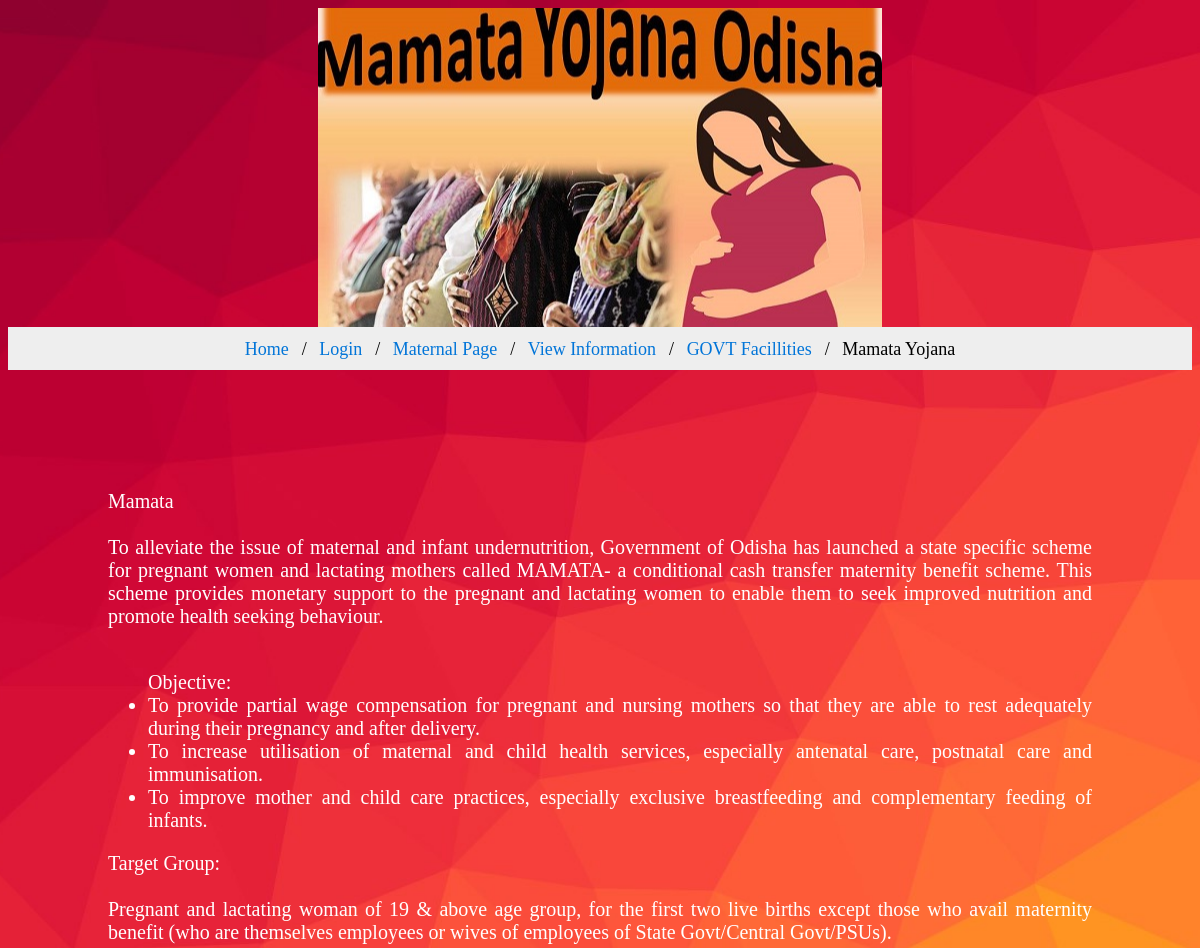
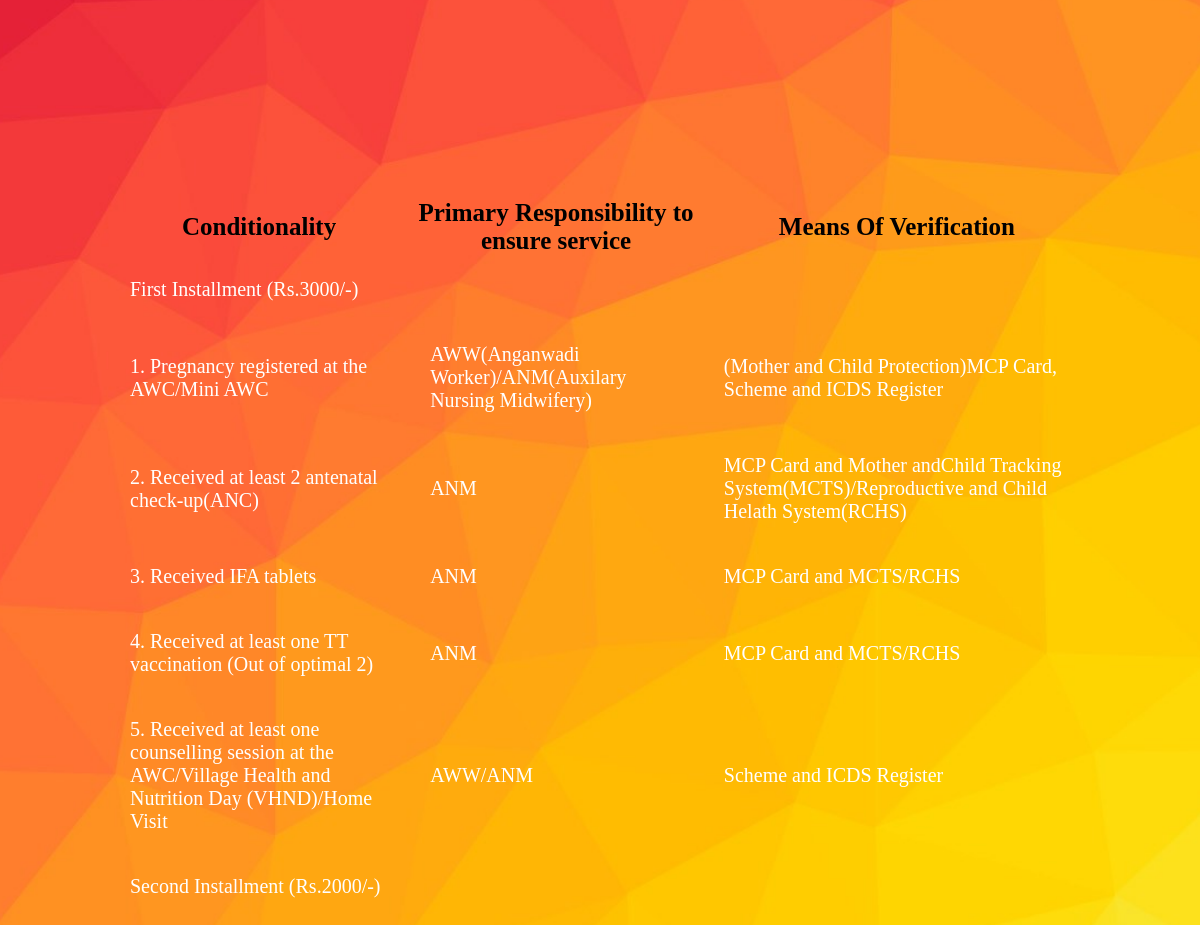
Page /maternal/mamata.php on the committed database (2 pictures, top to bottom).
### tables this page shows
CREATE TABLE `mamata` (
  `Id` int(11) NOT NULL,
  `Conditionality` varchar(500) NOT NULL,
  `Responsibility` varchar(200) NOT NULL,
  `Verification` varchar(800) NOT NULL
);

### maternal/mamata.php (the view, shortened to what this page needs)
<!DOCTYPE html>
<html>
<head>
</head>
<body>
	<div class="header"><center>
    <br><br><br><br><br><br><br><br><br><br><br><br><br>
	<ul class="breadcrumb">
  <li><a href="../home/homepage.php">Home</a></li>
  <li><a href="../login/mlogin.php">Login</a></li>
  <li><a href="mfeatures.php">Maternal Page</a></li>
  <li><a href="#">View Information</a></li>
  <li><a href="facility.php">GOVT Facillities</a></li>
  <li><font color="black">Mamata Yojana</font></li>
  </ul></center></div>
<div class="main">
Mamata<br><br>
To alleviate the issue of maternal and infant undernutrition, Government of Odisha has launched a state specific scheme for pregnant women and lactating mothers called MAMATA- a conditional cash transfer maternity benefit scheme. This scheme provides monetary support to the pregnant and lactating women to enable them to seek improved nutrition and promote health seeking behaviour.<br><br>
<ul>Objective:
<li>To provide partial wage compensation for pregnant and nursing mothers so that they are able to rest adequately during their pregnancy and after delivery.</li>
<li>To increase utilisation of maternal and child health services, especially antenatal care, postnatal care and immunisation.</li>
<li>To improve mother and child care practices, especially exclusive breastfeeding and complementary feeding of infants.</li>
</ul>
Target Group:<br><br>
Pregnant and lactating woman of 19 & above age group, for the first two live births except those who avail maternity benefit (who are themselves employees or wives of employees of State Govt/Central Govt/PSUs).
</div>
<div class="main1">
  <?php
  include("../dbconnection/connection.php");
  $query = "SELECT * FROM mamata";
  $data = mysqli_query($conn,$query);
  $total = mysqli_num_rows($data);
  if ($total !=0)
       {
          ?>
            <center>
            <table>
            <tr>
            <th>Conditionality</th>
            <th>Primary Responsibility to ensure service</th>
            <th>Means Of Verification</th>
            </tr>
        <?php
           while ($row = mysqli_fetch_assoc($data))
            {
             echo "<tr>
                   <td>" . $row['Conditionality'] . "</td>
                   <td>" . $row['Responsibility'] . "</td>
                   <td>" . $row['Verification'] . "</td>
                </tr>";
            }
}
else
{
  echo "No Information Found";
}
?>
</table>
</div>
</body>
</html>

### maternal/mamata.php (style rules this page uses)
ul.breadcrumb { padding: 10px 16px; list-style: none; background-color: #eee; }
ul.breadcrumb li { display: inline; font-size: 18px; }
ul.breadcrumb li+li:before { padding: 8px; color: black; content: "/\00a0"; }
ul.breadcrumb li a { color: #0275d8; text-decoration: none; }
.header { background-image: url(../image/image117.jpg); background-repeat: no-repeat; background-position: center; }
.main { padding: 100px; height: 100%; text-align: justify; font-size: 20px; }
.main1 { padding: 100px; height: 100%; text-align: center; font-size: 20px; }
.main1 th { font-size: 25px; font-weight: bold; color: black; }
body { background-image: url(../image/image167.jpg); background-repeat: no-repeat; background-position: center; background-size: cover; font-size: 20px; color: white; }
td { padding: 20px; }

### rows in the picture
mamata: Conditionality "First Installment (Rs.3000/-)"
mamata: Conditionality "1. Pregnancy registered at the AWC/Mini AWC", Responsibility "AWW(Anganwadi Worker)/ANM(Auxilary Nursing Midwifery)", Verification "(Mother and Child Protection)MCP Card, Scheme and ICDS Register"
mamata: Conditionality "2. Received at least 2 antenatal check-up(ANC)", Responsibility "ANM", Verification "MCP Card and Mother andChild Tracking System(MCTS)/Reproductive and Child Helath System(RCHS)"
mamata: Conditionality "3. Received IFA tablets", Responsibility "ANM", Verification "MCP Card and MCTS/RCHS"
mamata: Conditionality "4. Received at least one TT vaccination (Out of optimal 2)", Responsibility "ANM", Verification "MCP Card and MCTS/RCHS"
mamata: Conditionality "5. Received at least one counselling session at the AWC/Village Health and Nutrition Day (VHND)/Home Visit", Responsibility "AWW/ANM", Verification "Scheme and ICDS Register"
mamata: Conditionality "Second Installment (Rs.2000/-)"
